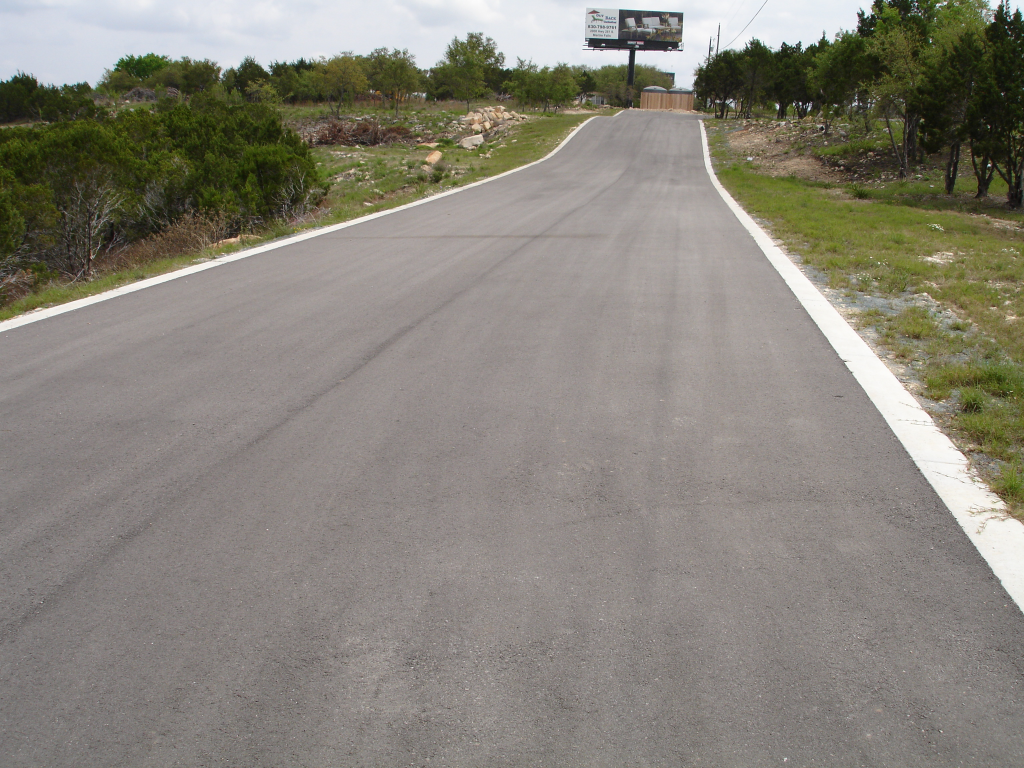
#> input picture frontview/Asphalt.jpg, 3072 x 2304 px (shown at 1/3 size)
$ python GLCM_compare.py   (older library calls are emulated)
#> lines starting #> are read from the running program, lines starting #| are printed output that depends on the picture
import matplotlib.pyplot as plt

from skimage.feature import greycomatrix, greycoprops
from skimage import data

import cv2


PATCH_SIZE = 200

# open the camera image
Asphalt = cv2.imread('Asphalt.jpg')
#> Asphalt is the input picture: shape (2304, 3072, 3); mean B, G, R 121.3, 131, 135.1
Asphalt = cv2.cvtColor(Asphalt,cv2.COLOR_BGR2GRAY)
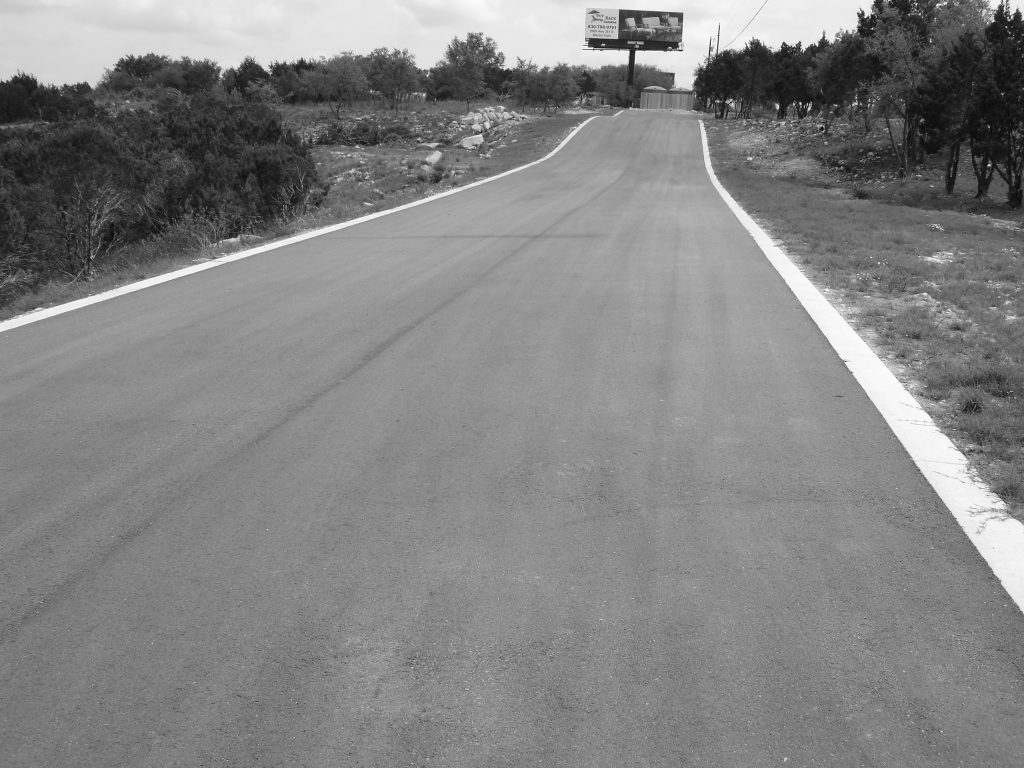
#> Asphalt: shape (2304, 3072) (shown at 1/3 size); min 1, max 255, mean 131.2

# select some patches from Asphalt areas of the image
Asphalt_locations = [(800, 1000)]
Asphalt_patches = []
for loc in Asphalt_locations:
    Asphalt_patches.append(Asphalt[loc[0]:loc[0] + PATCH_SIZE,
                               loc[1]:loc[1] + PATCH_SIZE])
#> after the loop, Asphalt_patches = 1 item


# open the camera image
concrete = cv2.imread('concrete.jpg')
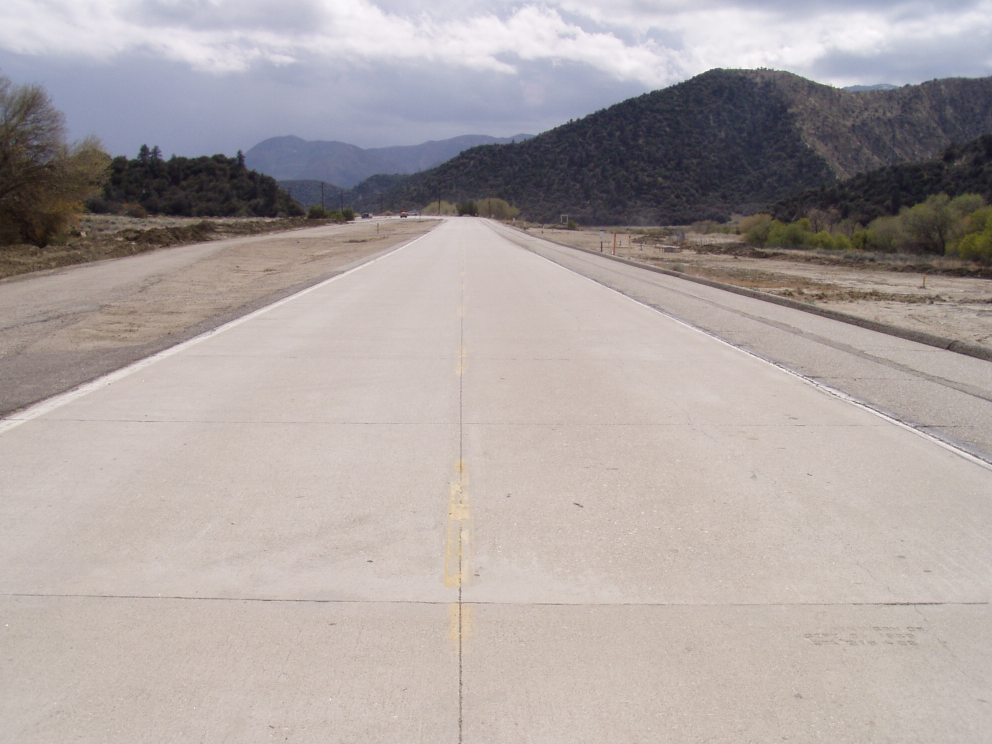
#> input picture frontview/concrete.jpg, 1984 x 1488 px (shown at 1/2 size)
#> concrete is the input picture: shape (1488, 1984, 3); mean B, G, R 163, 164.5, 173.1
concrete = cv2.cvtColor(concrete,cv2.COLOR_BGR2GRAY)
#> concrete: shape (1488, 1984)

# select some patches from concrete areas of the image
concrete_locations = [(700, 900)]
concrete_patches = []
for loc in concrete_locations:
    concrete_patches.append(concrete[loc[0]:loc[0] + PATCH_SIZE,
                               loc[1]:loc[1] + PATCH_SIZE])
#> after the loop, concrete_patches = 1 item


# open the camera image
gravel= cv2.imread('gravel.jpg')
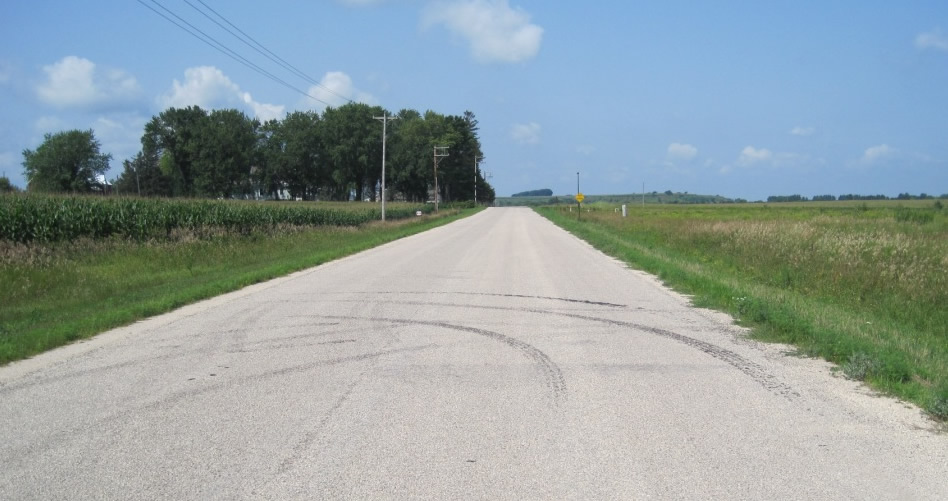
#> input picture frontview/gravel.jpg, 948 x 501 px
#> gravel is the input picture: shape (501, 948, 3); mean B, G, R 162.7, 160.4, 146.4
gravel = cv2.cvtColor(gravel,cv2.COLOR_BGR2GRAY)
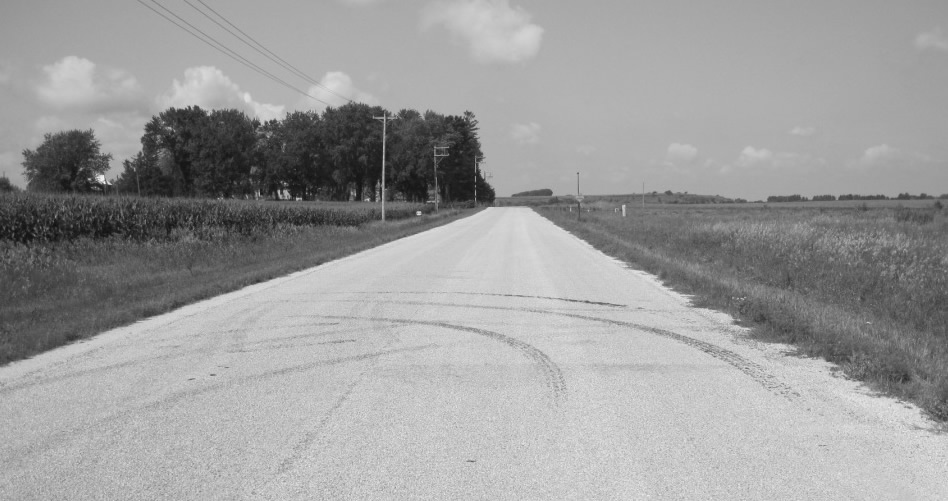
#> gravel: shape (501, 948); min 15, max 246, mean 156.5

# select some patches from gravel areas of the image
gravel_locations = [(300, 300)]
gravel_patches = []
for loc in gravel_locations:
    gravel_patches.append(gravel[loc[0]:loc[0] + PATCH_SIZE,
                               loc[1]:loc[1] + PATCH_SIZE])
#> after the loop, gravel_patches = 1 item


# open the camera image
sand= cv2.imread('sand.jpg')
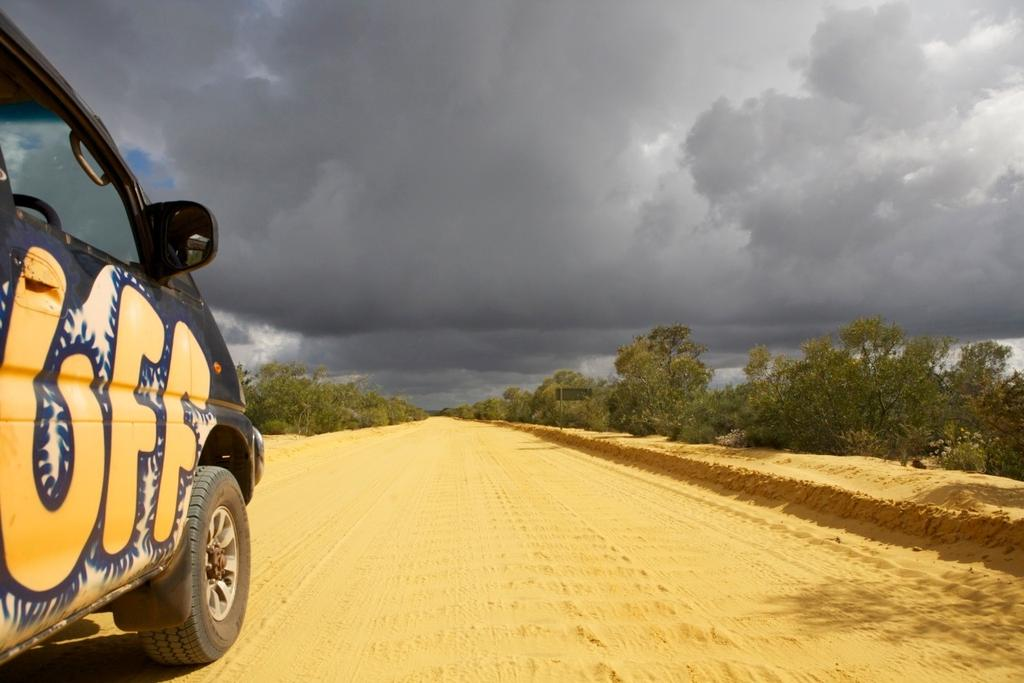
#> input picture frontview/sand.jpg, 1024 x 683 px
#> sand is the input picture: shape (683, 1024, 3); mean B, G, R 107.6, 139.7, 155.5
sand = cv2.cvtColor(sand,cv2.COLOR_BGR2GRAY)
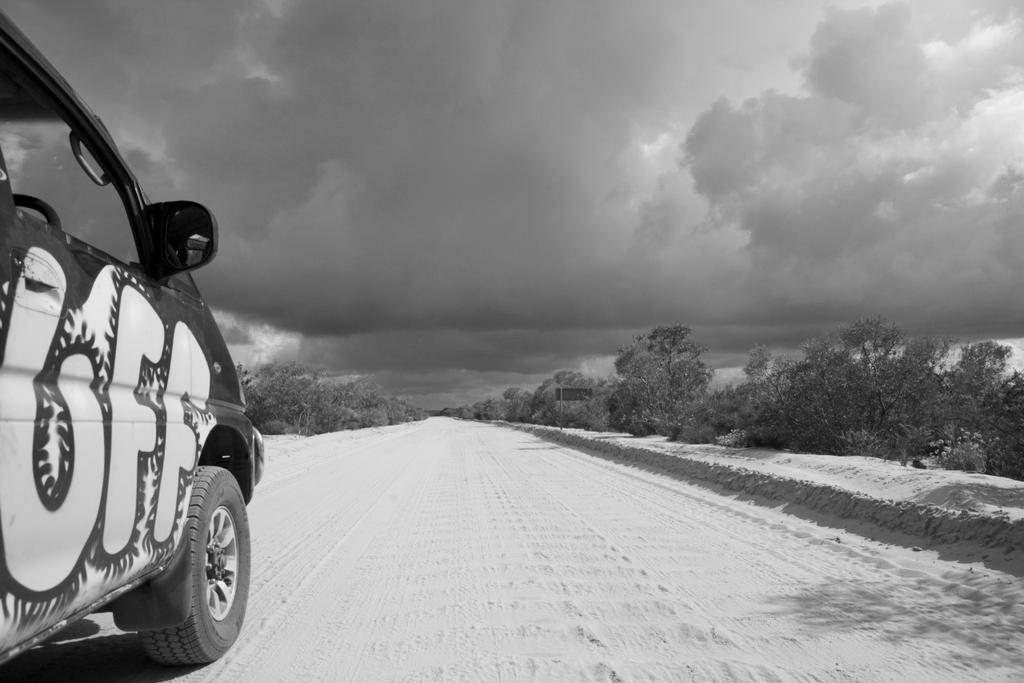
#> sand: shape (683, 1024); min 0, max 253, mean 140.7

# select some patches from sand areas of the image
sand_locations = [(480, 500)]
sand_patches = []
for loc in sand_locations:
    sand_patches.append(sand[loc[0]:loc[0] + PATCH_SIZE,
                               loc[1]:loc[1] + PATCH_SIZE])
#> after the loop, sand_patches = 1 item


# compute some GLCM properties each patch
xs = []
ys = []
for patch in (Asphalt_patches + concrete_patches + gravel_patches + sand_patches):
    glcm = greycomatrix(patch, [5], [0], 256, symmetric=True, normed=True)
    xs.append(greycoprops(glcm, 'dissimilarity')[0, 0])
    ys.append(greycoprops(glcm, 'correlation')[0, 0])
#> this loop made 4 passes
#> after the loop, xs = [3.02, 3.35, 8.86, 6.81]; ys = [0.771, 0.249, 0.348, 0.429]

# create the figure
fig = plt.figure(figsize=(8, 8))

# [18 lines of commented-out code are left out]
ax = fig.add_subplot(3, 1, 1)
ax.plot(xs[0], ys[0], 'go',
        label='Asphalt')
ax.plot(xs[1], ys[1], 'bo',
        label='concrete')
ax.plot(xs[2], ys[2], 'ro',
        label='gravel')
ax.plot(xs[3], ys[3], 'yo',
        label='sand')
ax.set_xlabel('GLCM Dissimilarity')
ax.set_ylabel('GLCM Correlation')
ax.legend()

# display the image patches
for i,patch in enumerate(Asphalt_patches + concrete_patches + gravel_patches + sand_patches):
  ax = fig.add_subplot(3, 4, i+5)
  ax.imshow(patch, cmap=plt.cm.gray, interpolation='nearest',vmin=0, vmax=255)
# [19 lines of commented-out code are left out]
fig.suptitle('Grey level co-occurrence matrix features', fontsize=14)
plt.show()
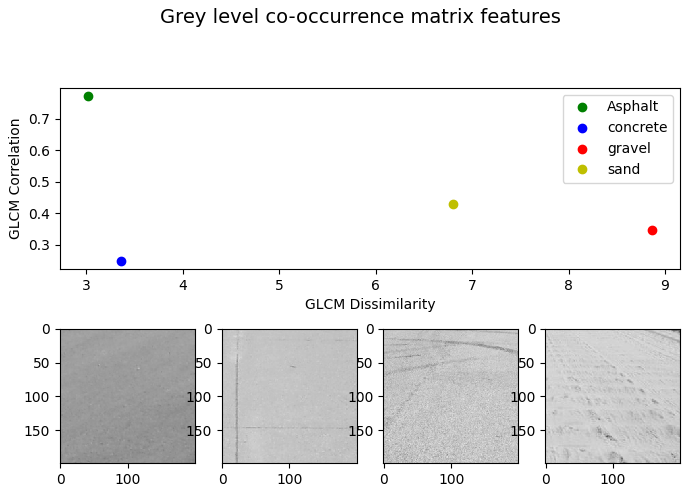
#> figure drawn by matplotlib, 5 panels
